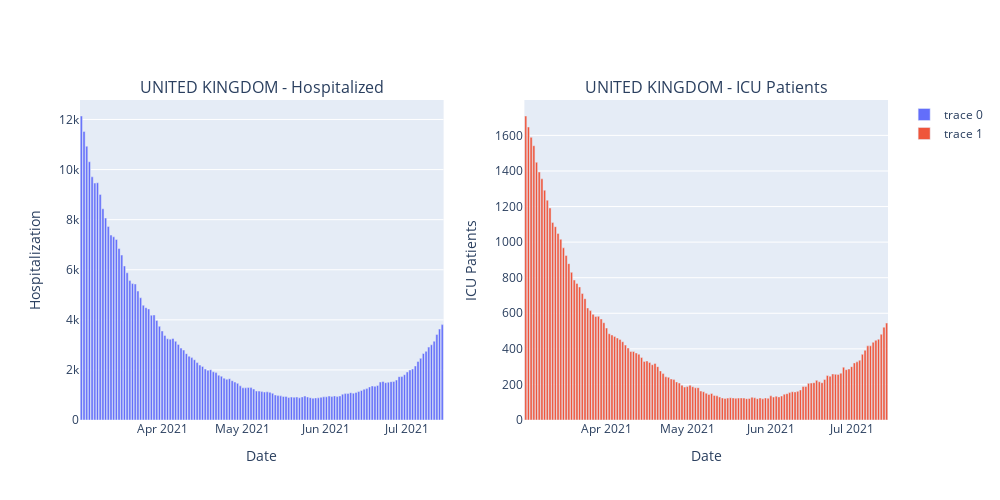

Here is the notebook cell this chart was saved with:
### Markdown cell above
### Plot for visualizing increase in Hospitalized and ICU patient cases in United Kingdom

It can be seen from the figure that number of hospitalization and ICU patients have been increasing in the recent times due to delta surge

### Code cell
import plotly.graph_objects as go
from plotly.subplots import make_subplots

fig = make_subplots(
    rows=1, cols=2, subplot_titles=("UNITED KINGDOM - Hospitalized", "UNITED KINGDOM - ICU Patients")
)

fig.add_trace(go.Bar(x=df_UK['date'], y=df_UK['hosp_patients']),
              row=1, col=1)

fig.add_trace(go.Bar(x=df_UK['date'], y=df_UK['icu_patients']),
              row=1, col=2)

#fig.add_trace(go.Scatter(x=delta_Russia['Day'], y=delta_Russia['Delta']),
             # row=2, col=1)

#fig.add_trace(go.Scatter(x=delta_DE['Day'], y=delta_DE['Delta']),
              #row=2, col=2)

# Update xaxis properties
fig.update_xaxes(title_text="Date", row=1, col=1)
fig.update_xaxes(title_text="Date", row=1, col=2)
#fig.update_xaxes(title_text="Date", row=2, col=1)
#fig.update_xaxes(title_text="Date", row=2, col=2)

# Update yaxis properties
fig.update_yaxes(title_text="Hospitalization", row=1, col=1)
fig.update_yaxes(title_text=" ICU Patients", row=1, col=2)
#fig.update_yaxes(title_text="% of Delta Sequences", row=2, col=1)
#fig.update_yaxes(title_text="% of Delta Sequences", row=2, col=2)


fig.update_layout(height=500, width=1000)
#fig.show()
# Update title and height
#fig.update_layout(title_text="Custo", height=700)

#fig.show()

fig.show()

### Figure 1 — Plotly figure (JSON) as saved in the notebook; plotly's stock layout.template omitted (floating-point values rounded to 4 significant figures; data arrays with more than 128 entries replaced by an {"elided": "..."} marker saying what was removed)
{"data": [{"type": "bar", "x": {"elided": "135 str values"}, "xaxis": "x", "y": {"elided": "135 int values"}, "yaxis": "y"}, {"type": "bar", "x": {"elided": "135 str values"}, "xaxis": "x2", "y": {"elided": "135 int values"}, "yaxis": "y2"}], "layout": {"annotations": [{"font": {"size": 16}, "showarrow": false, "text": "UNITED KINGDOM - Hospitalized", "x": 0.225, "xanchor": "center", "xref": "paper", "y": 1, "yanchor": "bottom", "yref": "paper"}, {"font": {"size": 16}, "showarrow": false, "text": "UNITED KINGDOM - ICU Patients", "x": 0.775, "xanchor": "center", "xref": "paper", "y": 1, "yanchor": "bottom", "yref": "paper"}], "height": 500, "width": 1000, "xaxis": {"anchor": "y", "domain": [0, 0.45], "title": {"text": "Date"}}, "xaxis2": {"anchor": "y2", "domain": [0.55, 1], "title": {"text": "Date"}}, "yaxis": {"anchor": "x", "domain": [0, 1], "title": {"text": "Hospitalization"}}, "yaxis2": {"anchor": "x2", "domain": [0, 1], "title": {"text": " ICU Patients"}}}}
